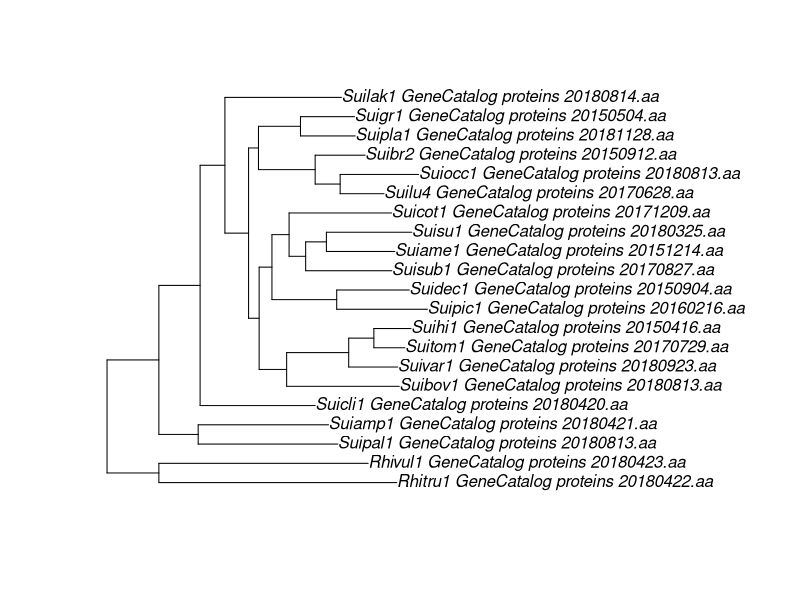

Here is the R script that generated this plot: (Note: this script raises an error after producing the figure.)
#set directory
setwd("~/Desktop/Project_Suillus_comp_genomics/R")
library(phytools)
library(ape)
options(stringsAsFactors = TRUE)
#load tree wih branch lengths generate with STAG
#note- there is a bug in this protram, where pies representing ancesteral state give an error for $ based identification.
#if it does this, run the example annole script at the bottom of the page, and the pies start working again (I dono). 

state_df<- read.csv("Suillus_trait_states.csv")

#read in tree
phy<- as.character(state_df[1,6])
phy<- read.tree(text = phy)

plot.phylo(phy)


#read in the data
host_state_df <- data.frame(taxa=state_df$X, host_state=(state_df[,5]))


x2<- host_state_df[,2] 
x3<-setNames(host_state_df[,2],host_state_df[,1])


#need to make a simmap to connect chr states to tips
phy2<-make.simmap(phy, x3)

#link the host states - this can take a bit of time
states<-getStates(phy2,"tips")
states

#this is your tree
plotTree(phy2,type="phylogram",fsize=0.8,ftype="i")

#track states no coloring the nodes
cols<-setNames(palette()[1:length(unique(states))],sort(unique(states)))
tiplabels(pie=to.matrix(states,sort(unique(states))),piecol=cols,cex=0.3)
add.simmap.legend(colors=cols,x=0.9*par()$usr[1],
                  y=-max(nodeHeights(phy2)),fsize=0.8)


#now calculate probability of ancesteral state
fitER<-ace(states,phy2,model="ER",type="discrete")
fitER
plotTree(phy2,type="phylogram",fsize=0.8,ftype="i")
nodelabels(node=1:tree$Nnode+Ntip(phy2),
           pie=fitER$lik.anc,piecol=cols,cex=0.5)
tiplabels(pie=to.matrix(states,sort(unique(states))),piecol=cols,cex=0.3)
add.simmap.legend(colors=cols,x=0.9*par()$usr[1],
                  y=-max(nodeHeights(phy2)),fsize=0.8)



#the above but using an MCMC approach to sample character histories from their posterior probability distribution

# simulate single stochastic character map using empirical Bayes method
mtree<-make.simmap(phy2,states,model="ER")
mtree
plot(mtree,type="phylogram",fsize=0.8,ftype="i")
add.simmap.legend(colors=cols,x=0.9*par()$usr[1],
                  y=-max(nodeHeights(phy2)),fsize=0.8)


#Note- this dosent really mean anything, we need to look at a whole population of these mappings
mtrees<-make.simmap(phy2,states,model="ER",nsim=100)
mtrees

par(mfrow=c(10,10))
null<-sapply(mtrees,plot,colors=cols,lwd=1,ftype="off")

#yuck. lets turn that into stats
#this is the proportion of time spent in each state, and the posterior probabilities that each internal node is in each state, under the model.
pd<-summary(mtrees,plot=FALSE)
pd


par(mfrow = c(1,1)) #back to one image per page


# #example data for other trees you can build in this package

# data(anoletree)
# ## this is just to pull out the tip states from the
# ## data object - normally we would read this from file
# x<-getStates(anoletree,"tips")
# tree<-anoletree
# rm(anoletree)
# tree
# x
# plotTree(tree,type="fan",fsize=0.8,ftype="i")
# cols<-setNames(palette()[1:length(unique(x))],sort(unique(x)))
# tiplabels(pie=to.matrix(x,sort(unique(x))),piecol=cols,cex=0.3)
# add.simmap.legend(colors=cols,prompt=FALSE,x=0.9*par()$usr[1],
#                   y=-max(nodeHeights(tree)),fsize=0.8)
# 
# fitER<-ace(x,tree,model="ER",type="discrete")
# fitER
# plotTree(tree,type="fan",fsize=0.8,ftype="i")
# nodelabels(node=1:tree$Nnode+Ntip(tree),
#            pie=fitER$lik.anc,piecol=cols,cex=0.5)
# tiplabels(pie=to.matrix(x,sort(unique(x))),piecol=cols,cex=0.3)
# add.simmap.legend(colors=cols,prompt=FALSE,x=0.9*par()$usr[1],
#                   y=-max(nodeHeights(tree)),fsize=0.8)
# 
# 
# mtree<-make.simmap(tree,x,model="ER")
# mtree
# plot(mtree,cols,type="fan",fsize=0.8,ftype="i")
